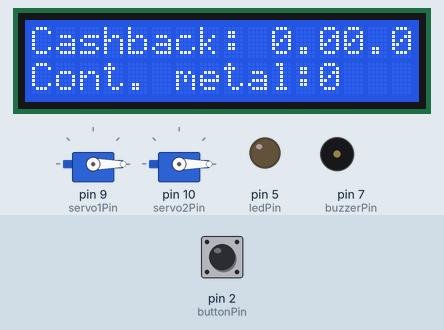
Bench run of a sketch on a simulated Arduino Uno, built with avr-gcc and run on an emulated ATmega328P. Parts: 2 × servo, 16×2 character LCD, output pins drawn as LEDs (lit = HIGH), buzzer (waves = sounding). The inputs (shaded band) are chosen by the test bench; at power-on: pin 2 (buttonPin) LOW.

Above: at 1.2 s.
1.3 s: pin 2 (buttonPin) pulled HIGH for 0.25 s
At 2.1 s:
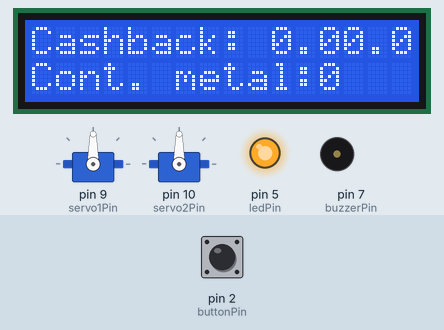
4.0 s: pin 2 (buttonPin) pulled HIGH for 1 s
At 6.6 s:
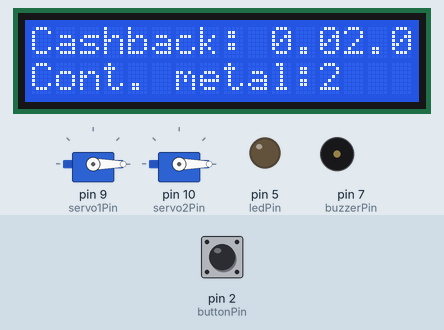
6.9 s: pin 2 (buttonPin) pulled HIGH for 0.25 s
At 8.7 s:
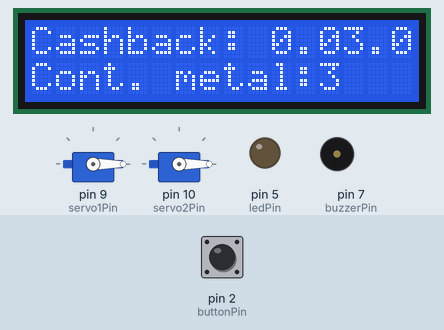
9.7 s: pin 2 (buttonPin) pulled HIGH for 1 s
At 11.5 s:
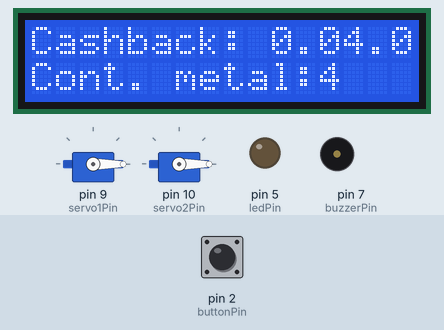
Timing chart, 0 to 13.0 s (numbered marks = the images above; inputs shaded):
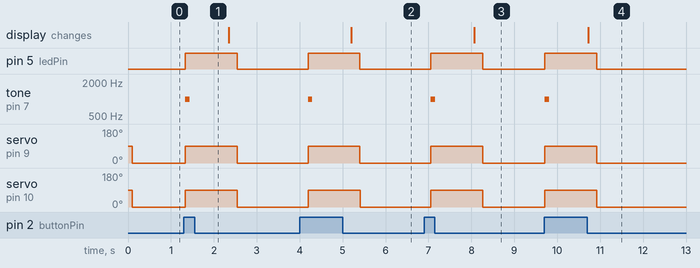

Measured:
- after the input at 1.3 s, pin 5 (ledPin): LOW → HIGH at once, → LOW 1.2 s later; tone on pin 7 (buzzerPin): silent → 1000 Hz at once, → silent 0.10 s later; servo on pin 9 (servo1Pin), servo on pin 10 (servo2Pin): 0° → 90° at once, → 0° 1.2 s later
- after the input at 4.0 s, pin 5 (ledPin): LOW → HIGH after 0.20 s, → LOW 1.2 s later; tone on pin 7 (buzzerPin): silent → 1000 Hz after 0.20 s, → silent 0.10 s later; servo on pin 9 (servo1Pin), servo on pin 10 (servo2Pin): 0° → 90° after 0.20 s, → 0° 1.2 s later; the display: changes after 1.2 s (image 2)
- after the input at 6.9 s, pin 5 (ledPin): LOW → HIGH after 0.16 s, → LOW 1.2 s later; tone on pin 7 (buzzerPin): silent → 1000 Hz after 0.16 s, → silent 0.10 s later; servo on pin 9 (servo1Pin), servo on pin 10 (servo2Pin): 0° → 90° after 0.16 s, → 0° 1.2 s later; the display: changes after 1.2 s (image 3)
- after the input at 9.7 s, pin 5 (ledPin): LOW → HIGH at once, → LOW 1.2 s later; tone on pin 7 (buzzerPin): silent → 1000 Hz at once, → silent 0.10 s later; servo on pin 9 (servo1Pin), servo on pin 10 (servo2Pin): 0° → 90° at once, → 0° 1.2 s later; the display: changes after 1.0 s (image 4)

The sketch:

sketch.ino
```cpp
#include <Wire.h>
#include <LiquidCrystal_I2C.h>
#include <Servo.h>


const int ledPin = 5;
const int buttonPin = 2;
const int buzzerPin = 7;
const int servo2Pin = 10;
const int servo1Pin = 9;


int metalCount = 0;
float cashback = 0.0;


Servo servo1;
Servo servo2;


LiquidCrystal_I2C lcd(0x27, 16, 2);

void setup() {

  pinMode(buttonPin, INPUT);
  pinMode(ledPin, OUTPUT);
  pinMode(buzzerPin, OUTPUT);


  servo1.attach(servo1Pin);
  servo2.attach(servo2Pin);


  lcd.init();
  lcd.backlight();
  lcd.setCursor(0, 0);
  lcd.print("Cashback: R$ 0.00 ");
  lcd.setCursor(0, 1);
  lcd.print("Cont. metal: ");
}

void loop() {

  int buttonState = digitalRead(buttonPin);

  // Checa se o botão foi pressionado
  if (buttonState == HIGH) {
    bool ledState = digitalRead(ledPin);

    if (!ledState) {
      metalCount++;
      cashback += 0.01;
    }

    digitalWrite(ledPin, HIGH);
    tone(buzzerPin, 1000, 100);
    servo1.write(90);
    servo2.write(90);
    delay(1000);

  } else {
    digitalWrite(ledPin, LOW);
    noTone(buzzerPin);
    servo1.write(0);
    servo2.write(0);
  }


  lcd.setCursor(10, 0);
  lcd.print(cashback, 2);
  lcd.setCursor(12, 1);
  lcd.print(metalCount);

  delay(200);
}
```
